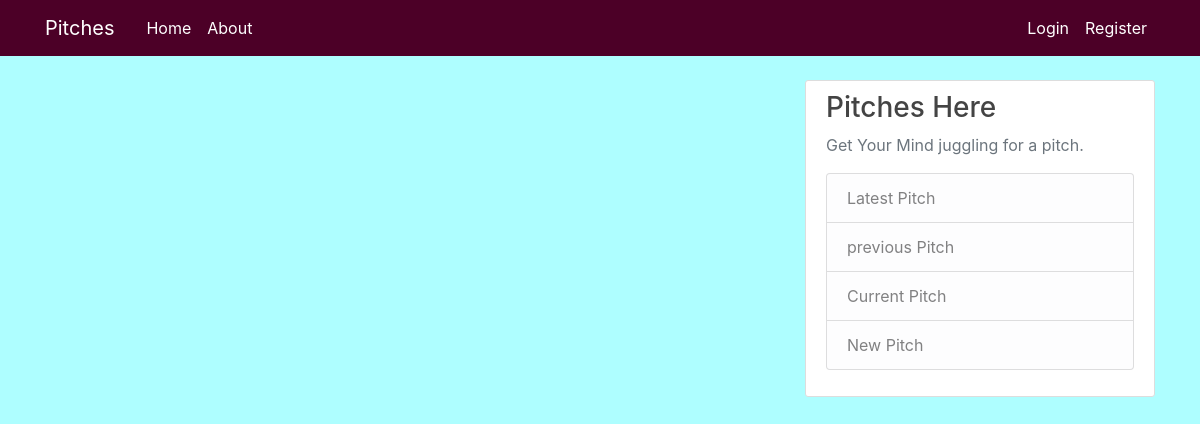
Page /home on the earlier database version.
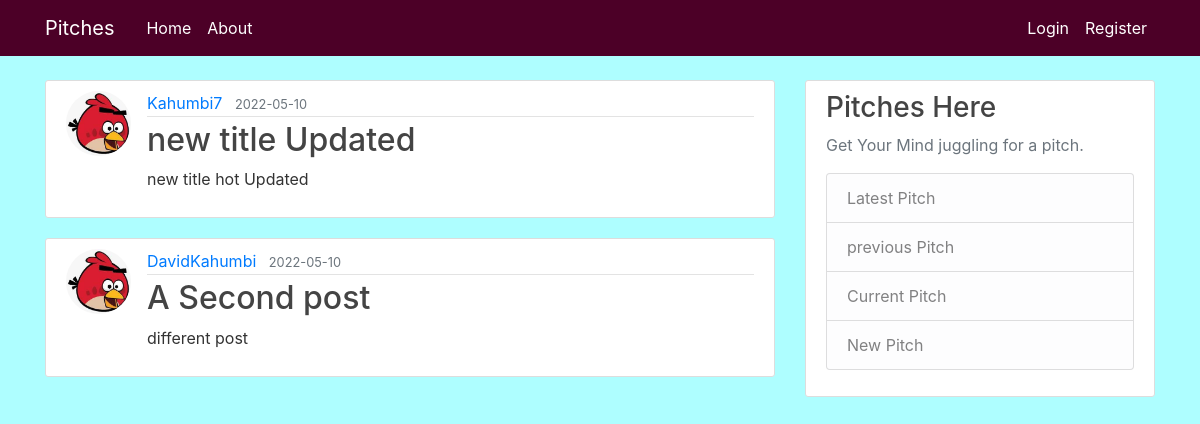
Same page on the later database version.
### pitches/models.py (models this page shows, shortened)
class Pitch(db.Model):
    id = db.Column(db.Integer, primary_key=True)
    title = db.Column(db.String(100), nullable=False)
    date_posted = db.Column(db.DateTime, nullable=False, default=datetime.utcnow)
    content = db.Column(db.Text, nullable=False)
    user_id = db.Column(db.Integer, db.ForeignKey('user.id'), nullable=False)

class User(db.Model, UserMixin):
    id = db.Column(db.Integer, primary_key=True)
    username = db.Column(db.String(20), unique=True, nullable=False)
    email = db.Column(db.String(120), unique=True, nullable=False)
    image_file = db.Column(db.String(20), nullable=False, default='default.jpg')
    password = db.Column(db.String(60), nullable=False)
    pitchs = db.relationship('Pitch', backref='author', lazy=True)

### pitches/routes.py (the view)
@app.route("/")
@app.route("/home")
def home():
    pitchs=Pitch.query.all()
    return render_template('home.html' , pitchs=pitchs)

### pitches/templates/home.html
{% extends "layout.html" %}
{% block content %}
    {% for pitch in pitchs %}
      <article class="media content-section">
        <img class="rounded-circle article-img" src="{{ url_for('static', filename='profile_pics/' + pitch.author.image_file) }}">
        <div class="media-body">
          <div class="article-metadata">
            <a class="mr-2" href="#">{{ pitch.author.username  }}</a>
            <small class="text-muted">{{ pitch.date_posted.strftime('%Y-%m-%d') }}</small>
          </div>
          <h2><a class="article-title" href="{{ url_for('pitch', pitch_id=pitch.id) }}">{{ pitch.title }}</a></h2>
          <p class="article-content">{{ pitch.content }}</p>
        </div>
      </article>
    {% endfor %}
{% endblock content %}

### pitches/templates/layout.html (shortened to what this page needs)
<!DOCTYPE html>
<html>
<head>
    <link rel="stylesheet" href="https://maxcdn.bootstrapcdn.com/bootstrap/4.0.0/css/bootstrap.min.css">
    <link rel="stylesheet" type="text/css" href="{{ url_for('static', filename='main.css') }}">
</head>
<body>
    <header class="site-header">
      <nav class="navbar navbar-expand-md navbar-dark bg-steel fixed-top">
        <div class="container">
          <a class="navbar-brand mr-4" href="/">Pitches</a>
          <div class="collapse navbar-collapse" id="navbarToggle">
            <div class="navbar-nav mr-auto">
              <a class="nav-item nav-link" href="{{ url_for('home') }}">Home</a>
              <a class="nav-item nav-link" href="{{ url_for('about') }}">About</a>
            </div>
            <div class="navbar-nav">
              {% if current_user.is_authenticated %}
               <a class="nav-item nav-link" href="{{ url_for('new_pitch') }}">New Pitch</a>
               <a class="nav-item nav-link" href="{{ url_for('account') }}">Account</a>
               <a class="nav-item nav-link" href="{{ url_for('logout') }}">Logout</a>
              {% else %}
               <a class="nav-item nav-link" href="{{ url_for('login') }}">Login</a>
               <a class="nav-item nav-link" href="{{ url_for('register') }}">Register</a>
              {% endif %}
            </div>
          </div>
        </div>
      </nav>
    </header>
    <main role="main" class="container">
      <div class="row">
        <div class="col-md-8">
          {% block content %}{% endblock %}
        </div>
        <div class="col-md-4">
          <div class="content-section">
            <h3>Pitches Here</h3>
            <p class='text-muted'>Get Your Mind juggling for a pitch.
              <ul class="list-group">
                <li class="list-group-item list-group-item-light">Latest Pitch</li>
                <li class="list-group-item list-group-item-light">previous Pitch</li>
                <li class="list-group-item list-group-item-light">Current Pitch</li>
                <li class="list-group-item list-group-item-light">New Pitch</li>
              </ul>
            </p>
          </div>
        </div>
      </div>
    </main>
</body>
</html>

### pitches/static/main.css (style rules this page uses)
body { background: #AEFEFF; color: #333333; margin-top: 5rem; }
h1, h2, h3, h4, h5, h6 { color: #444444; }
.bg-steel { background-color: #4C0027; }
.site-header .navbar-nav .nav-link { color: #fff; }
.content-section { background: #ffffff; padding: 10px 20px; border: 1px solid #dddddd; border-radius: 3px; margin-bottom: 20px; }
.article-title { color: #444444; }
.article-content { white-space: pre-line; }
.article-img { height: 65px; width: 65px; margin-right: 16px; }
.article-metadata { padding-bottom: 1px; margin-bottom: 4px; border-bottom: 1px solid #e3e3e3 }

Differences in the rows shown:
added Pitch: image_file (placeholder picture), author.username "Kahumbi7", date_posted "2022-05-10", title "new title Updated", content "new title hot Updated"
added Pitch: image_file (placeholder picture), author.username "DavidKahumbi", date_posted "2022-05-10", title "A Second post", content "different post"
